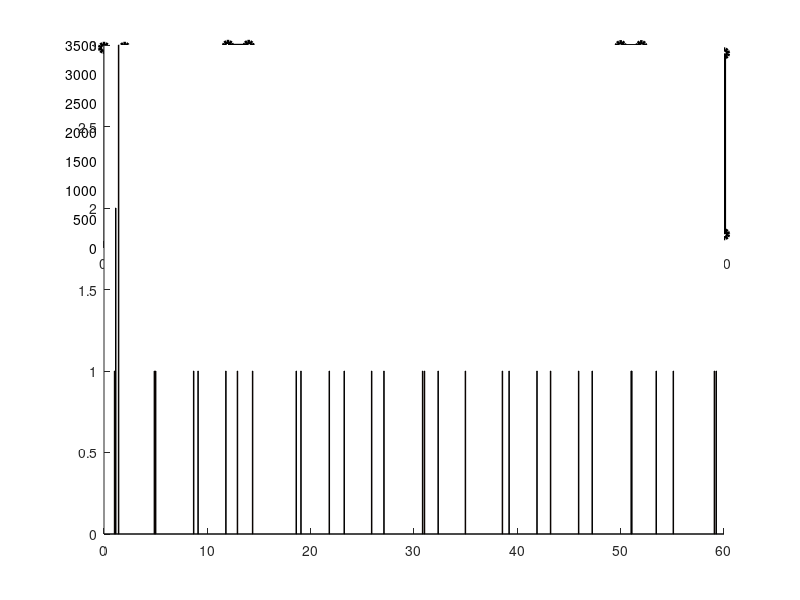

MATLAB code to generate this figure: (Note: this script raises an error after producing the figure.)
clear all;
close all;
% %%%% frame/segment 100, file size for seg0: lay0-97KB, lay1-691KB, lay2-708KB
% %%% fps is 25, 4 seconds per segment
% l1=[1 1 1 1 1];
% l2=[1 1 1 1 1];
% threshold1=[208.604 208.604 208.604 208.604 208.604 208.604 208.604 208.604 208.604 208.604];
% threshold2=[596.307 596.307 596.307 596.307 596.307 596.307 596.307 596.307 596.307 596.307];
% time_slot = 0:2:20;
% 
% %% calculate the selected layer for speed 200KB/s
% bd_200 = [200 204.499 349.135 106.823 267.960];%
% layer_200=[2 2 3 2 3];%0:1 16:2 32:3
% z_200=[l1' (layer_200-l1)' l1']
% %% plot figure1
% figure(1);
% 
% stackedbar = @(x, A) bar(x, A, 0.3,'stack');
% 
% prettyline = @(x, y) plot(x, y, 'k-o', 'LineWidth', 1);
% 
% [hAxes,hBar,hLine] = plotyy(time_slot,z_200,time_slot,bd_200,stackedbar,prettyline);
% set(hAxes,'XTick',time_slot); % Change x-axis ticks
% set(hAxes,'XTickLabel',time_slot); % Change x-axis ticks labels to desired values.
% set(hAxes,'NextPlot','add');
% plot(hAxes(2),time_slot,threshold1,'b-.o');
% axis(hAxes(2),[-2 18 0 500]);
% axis(hAxes(1),[-2 18 0 5]);
% 
% colormap summer;
% title('Layer selection, network speed from 200KB/s to 400KB/s');
% xlabel('Time (s)');
% ylabel(hAxes(1),'Layer ID');
% ylabel(hAxes(2), 'Bandwidth (KB/s)');
% legend(hAxes(1),'layer1','layer2','layer3');
% legend(hAxes(2),'Estimate Bandwidth','Switch threshold','Real Bandwidth');

%%

figure;
subplot(2,1,1);
hold on
%choose level to upload
y_1=[
1
2
3
1
1
1
1
1
1
1
1
1
1
1
1
1
1
1
1
1
1
1
1
1
1
1
1
1
1
1
1
1];

%times of upload
x_1=[
1.022212
1.136939
1.412409
4.876072
4.999371
8.677878
9.104363
11.795814
12.914417
14.381594
18.605304
19.061685
21.802710
23.247467
25.902295
27.093495
30.833713
31.014505
32.338092
34.974603
38.557129
39.203810
41.903261
43.216982
45.933158
47.246839
51.018979
51.079196
53.442285
55.095117
59.071156
59.247122]; 
%simulated bandwith values
y_3=[
3451
203
1817
210
3363
219
3485
240
216
3394
226
1717
222
3161
219
1712
237
1675
235
1965
207
1983
219
1871
226
3480
247
1702
207
3356
231];
stackedbar = @(x, A) bar(x, A,'stack');
prettyline = @(x, y) stairs(x, y, 'k-o', 'LineWidth', 3,'Color','k');

time_slot_2=0:2:60;

[hAxes,hBar,hLine]=plotyy(time_slot_2,y_3,x_1,y_1, prettyline, stackedbar);
set(hAxes,'XTick',time_slot_2); % Change x-axis ticks
layer_id=[0 1 2 3 4 5];
bw=0:500:4000;
set(hAxes(2),'Ytick',layer_id);   %CHANGED
set(hAxes(1),'Ytick',bw);         % CHANGED
colormap summer;

line([0 60],[3101 3101],'LineStyle','--','Linewidth',2,'Color','b');
line([0 60],[1470 1470],'LineStyle','--','Linewidth',2,'Color','c');
line([0 60],[198 198],'LineStyle','--','Linewidth',2,'Color','g');

title('Layer selection, network speed from 200Kb/s to 3500Kb/s');
xlabel('Time (s)');
ylabel(hAxes(2),'Layer ID');    %cHANGED
ylabel(hAxes(1), 'Bandwidth (Kb/s)');   %CHANGED
legend(hAxes(2),'Layer ID','Simulated Bandwidth','Threshold Layer 3','Threshold Layer 2','Threshold Layer 1');
%grid minor
hold off


%%
subplot(2,1,2);
%upload times
x_4= x_1; 
%estimated values of BW
y_4=[
3166.07494507 
3243.69645697 
3265.95305373 
200.280470521 
1690.09469845 
331.662204281 
3194.56039131 
202.757992587 
3027.25222121 
222.445016168 
362.54040646 
3221.11678022 
208.892196416 
1638.21892192 
206.141145027 
3006.17173604 
371.486258638 
1586.79716627 
217.98887987 
1519.1666448 
376.862947163 
1873.87908486 
191.371959675 
1889.53750353 
203.315723035 
1781.48304626 
341.738829874 
3093.07649536 
227.073638945 
1542.52551861 
304.551176711 
3188.76534563 
];

hold on
threshold_values=[0 198 1470 3101];
time_slot_3=[0:2:60]

stairs(time_slot_3,y_3,'Linewidth',2,'Color',[1 0 0]);
line(x_4,y_4,'Color','k','Linewidth',2);

line([0 60],[3101 3101],'LineStyle','--','Linewidth',2,'Color','b');
line([0 60],[1470 1470],'LineStyle','--','Linewidth',2,'Color','c');
line([0 60],[198 198],'LineStyle','--','Linewidth',2,'Color','g');

title('Bandwidth estimation, network speed from 200Kb/s to 3500Kb/s');
xlabel('Time (s)');
ylabel('Bandwidth (Kb/s)');
legend('Simulated Bandwidth','Estimated Bandwidth','Threshold Layer 3','Threshold Layer 2','Threshold Layer 1');

%%






























